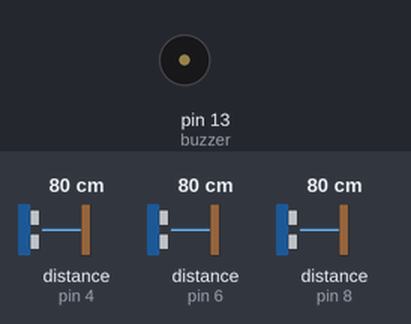
Bench run of a sketch on a simulated Arduino Uno, built with avr-gcc and run on an emulated ATmega328P. Parts: buzzer (waves = sounding). Wiring (inferred from the names in the program): 3 × ultrasonic range finder: trigger pin 3, echo pin 4 / trigger pin 7, echo pin 6 / trigger pin 9, echo pin 8. The test bench sets the inputs (shaded band); at power-on: distance to the obstacle (sensors on pin 8, pin 4, pin 6) 80 cm. The echo pulse lasts 58.3 µs per cm; what the sketch prints to the serial monitor is not drawn.

Above: at 2.3 s.
2.4 s: distance to the obstacle (sensor on pin 8) set to 2 cm
At 3.59 s:
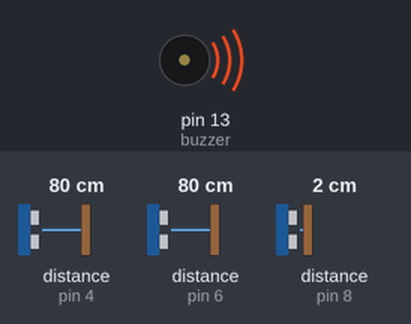
6.5 s: distance to the obstacle (sensor on pin 4) set to 120 cm
10.0 s: distance to the obstacle (sensor on pin 8) set to 9 cm
13.6 s: distance to the obstacle (sensor on pin 8) set to 12 cm
At 14.4 s:
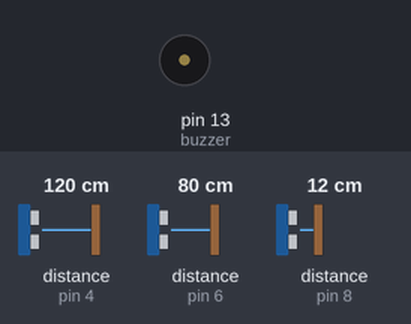
16.6 s: distance to the obstacle (sensor on pin 4) set to 104 cm
18.7 s: distance to the obstacle (sensor on pin 4) set to 97 cm
At 20.6 s:
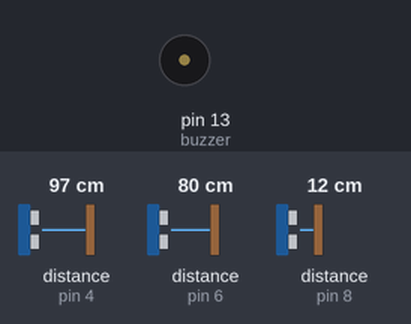
Timing chart, 0 to 24.8 s (numbered marks = the images above; inputs shaded):
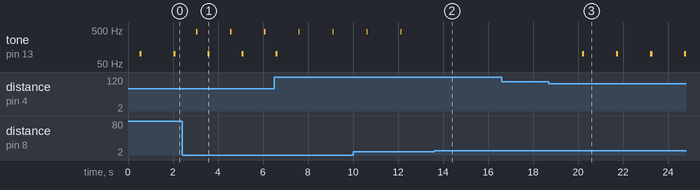

The sketch:

sensor3.ino
```cpp
#define trigPin3 7
#define echoPin3 6  //left
#define trigPin2 3
#define echoPin2 4  //middle
#define trigPin1 9
#define echoPin1 8 //right
#define buzzer 13

void setup()
{
Serial.begin (9600);
pinMode(trigPin1, OUTPUT);
pinMode(echoPin1, INPUT);
pinMode(trigPin2, OUTPUT);
pinMode(echoPin2, INPUT);
pinMode(trigPin3, OUTPUT);
pinMode(echoPin3, INPUT);
pinMode(buzzer,OUTPUT);
}

void loop()
{
long duration1, duration2, duration3, distance1 , distance2, distance3;

digitalWrite(trigPin1, LOW);
delayMicroseconds(2);

digitalWrite(trigPin1, HIGH);
delayMicroseconds(10);

digitalWrite(trigPin1, LOW);
duration1 = pulseIn(echoPin1, HIGH); //right


digitalWrite(trigPin2, LOW);
delayMicroseconds(2);

digitalWrite(trigPin2, HIGH);
delayMicroseconds(10);

digitalWrite(trigPin2, LOW);
duration2 = pulseIn(echoPin2, HIGH); //middle

digitalWrite(trigPin3, LOW);
delayMicroseconds(2);

digitalWrite(trigPin3, HIGH);
delayMicroseconds(10);

digitalWrite(trigPin3, LOW);
duration3 = pulseIn(echoPin3, HIGH); //left

distance1 = (duration1/2) / 29.1;
distance2 = (duration2/2) / 29.1;
distance3 = (duration3/2) / 29.1;

Serial.write(distance1);


if (distance1 < 10 )
{

tone(buzzer, 450, 50);

digitalWrite(buzzer,HIGH);

} else
{
  digitalWrite(buzzer,LOW);
}
delay(500);

if (distance2 < 100 and distance2>50 )
{

tone(buzzer, 100, 100);

digitalWrite(buzzer,HIGH);

}

else

if (distance2 < 50 and distance2>30 )
{

tone(buzzer, 500, 500);

digitalWrite(buzzer,HIGH);

}

else

if (distance2 < 30 )
{

tone(buzzer, 1000, 1000);

digitalWrite(buzzer,HIGH);

} else
{
  digitalWrite(buzzer,LOW);
}
delay(500);


if (distance3 < 10 )
{

tone(buzzer, 850, 100);

digitalWrite(buzzer,HIGH);

} else
{
  digitalWrite(buzzer,LOW);
}

delay(500);
}
```

Measured:
- the behaviour switches between 10 and 11 cm on distance to the obstacle (sensor on pin 8) (found by bisection; images 1 and 2)
- the behaviour switches between 101 and 100 cm on distance to the obstacle (sensor on pin 4) (found by bisection; images 2 and 3)
- after the input at 13.6 s, tone on pin 13 (buzzer): stops changing and stays silent
- after the input at 16.6 s, every drawn part: stays the same
- after the input at 18.7 s, tone on pin 13 (buzzer): alternates 100 Hz for 0.10 s and silent for 1.4 s, starting after 1.5 s
- by itself, tone on pin 13 (buzzer): repeats every 1.5 s: silent 0.45 s, 100 Hz 0.10 s, silent 0.91 s, 450 Hz 0.05 s
